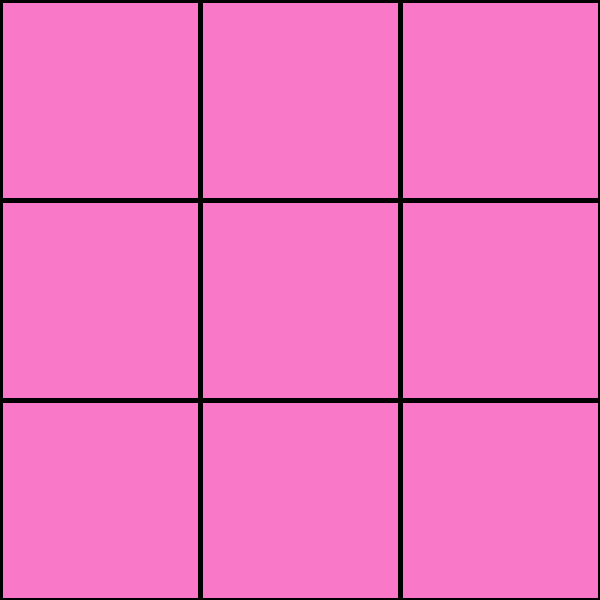
Frame 1 (no input)
Frame 60 (the mouse pressed at the canvas centre just before this capture): identical to frame 1, image omitted
Frame 120 (the mouse held since frame 60 and released just before this capture): identical to frame 1, image omitted

The Processing sketch that drew this single still picture (run headless with seeded random() and noise(); from frame 60 on, the mouse is pressed at the canvas centre):

// Processing sketch: tictactoe
// ── tictactoe.pde
int rectSize = 200;
int[][] colors;

int[] placementArray; //0 ingen brik, 1 kryds, 2 bolle
boolean erDetKryds = true; //Som altid starter kryds

void setup(){
  size(600, 600);
  background(250, 120, 200);
  //noLoop();
  placementArray = new int[9];
}

void draw(){
  noFill();
  strokeWeight(5);
  background(250, 120, 200);
  
  for (int i = 0; i<width/rectSize; i++){
    for(int j = 0; j<height/rectSize; j++){ 
        rect(i*rectSize, j*rectSize, rectSize, rectSize);
    }
  }
  
  for (int i = 0; i < placementArray.length; i++){
    if(i == 0){
      if(placementArray[i] == 1){
        rect(100, 100, 50, 50);
      }
      if(placementArray[i] == 2){
        ellipse(100, 100, 50, 50);
      }
    }
    if(i == 1){
      if(placementArray[i] == 1){
        rect(300, 100, 50, 50);
      }
      if(placementArray[i] == 2){
        ellipse(300, 100, 50, 50);
      }
    }
  
  }
  
}

void mouseClicked(){
  int turn;
  if(erDetKryds){
    turn = 1;
  } else{
    turn = 2;
  }
  if (mouseX < width/3 && mouseX > 0 && mouseY < height/3 && mouseY > 0){
    placementArray[0] = turn;
  }  
  if (mouseX < (width*2)/3 && mouseX > width/3 && mouseY < height/3 && mouseY > 0){
    placementArray[1] = turn;
  }  
  if (mouseX < width/3 && mouseX > 0 && mouseY < height/3 && mouseY > 0){
    placementArray[2] = turn;
  }
  erDetKryds = !erDetKryds;
}
